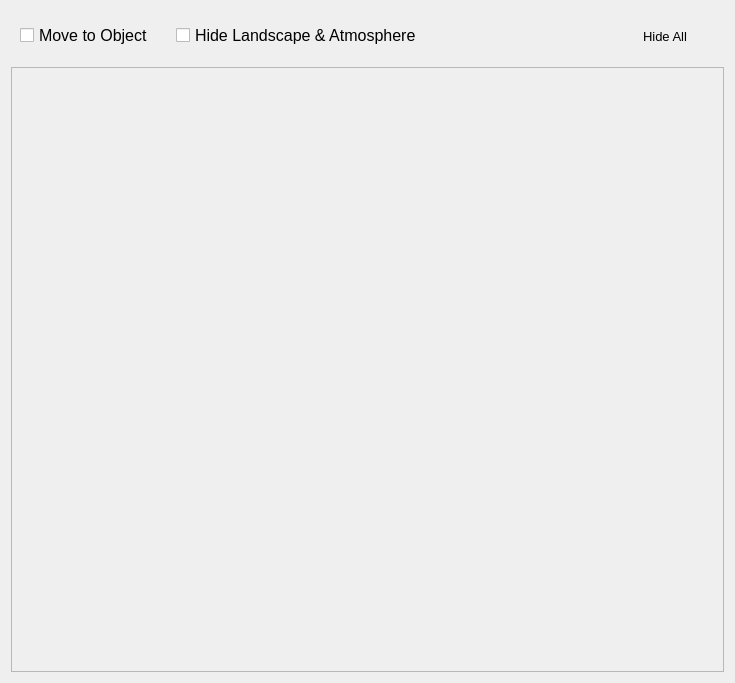
<?xml version="1.0" encoding="UTF-8"?>
<ui version="4.0">
 <class>messierWindow</class>
 <widget class="QWidget" name="messierWindow">
  <property name="geometry">
   <rect>
    <x>0</x>
    <y>0</y>
    <width>735</width>
    <height>683</height>
   </rect>
  </property>
  <property name="windowTitle">
   <string>Form</string>
  </property>
  <layout class="QVBoxLayout" name="verticalLayout_2">
   <item>
    <widget class="QWidget" name="horizontalWidget" native="true">
     <property name="minimumSize">
      <size>
       <width>0</width>
       <height>50</height>
      </size>
     </property>
     <property name="maximumSize">
      <size>
       <width>16777215</width>
       <height>50</height>
      </size>
     </property>
     <layout class="QHBoxLayout" name="horizontalLayout">
      <item>
       <widget class="QCheckBox" name="chMove">
        <property name="maximumSize">
         <size>
          <width>150</width>
          <height>16777215</height>
         </size>
        </property>
        <property name="font">
         <font>
          <pointsize>12</pointsize>
         </font>
        </property>
        <property name="text">
         <string>Move to Object</string>
        </property>
       </widget>
      </item>
      <item>
       <widget class="QCheckBox" name="chHideLand">
        <property name="font">
         <font>
          <pointsize>12</pointsize>
         </font>
        </property>
        <property name="text">
         <string>Hide Landscape &amp;&amp; Atmosphere</string>
        </property>
       </widget>
      </item>
      <item>
       <widget class="QPushButton" name="btnHideAll">
        <property name="maximumSize">
         <size>
          <width>100</width>
          <height>35</height>
         </size>
        </property>
        <property name="font">
         <font>
          <pointsize>10</pointsize>
         </font>
        </property>
        <property name="styleSheet">
         <string notr="true">QPushButton { 
     border-style: inset;
     border-width: 1px;
     border-radius:5px;
	 padding: 3px;
     border-style: solid;
     border-width: 1px;
     border-radius:5px;
     border-color: palette(button);
	 padding: 3px;
     font-size: 10pt;
}

QPushButton:checked { 
     border-color: palette(dark);
    background-color: qradialgradient(cx: 0.7, cy: 1.4, fx: 0.7, fy: 1.9, radius: 1.5, stop: 0 rgb(255, 255, 0), stop: 1 transparent );
}

QPushButton:pressed { 
     border-color: palette(dark);
     background-color: qradialgradient(cx: 0.7, cy: 1.4, fx: 0.7, fy: 1.9, radius: 1.5, stop: 0 palette(dark), stop: 1 transparent );
}

</string>
        </property>
        <property name="text">
         <string>Hide All</string>
        </property>
       </widget>
      </item>
     </layout>
    </widget>
   </item>
   <item>
    <widget class="QWidget" name="messierPanel" native="true">
     <layout class="QVBoxLayout" name="verticalLayout">
      <property name="spacing">
       <number>0</number>
      </property>
      <property name="leftMargin">
       <number>0</number>
      </property>
      <property name="topMargin">
       <number>0</number>
      </property>
      <property name="rightMargin">
       <number>0</number>
      </property>
      <property name="bottomMargin">
       <number>0</number>
      </property>
      <item>
       <widget class="QScrollArea" name="scrollArea">
        <property name="widgetResizable">
         <bool>true</bool>
        </property>
        <widget class="QWidget" name="scrollAreaWidgetContents">
         <property name="geometry">
          <rect>
           <x>0</x>
           <y>0</y>
           <width>715</width>
           <height>607</height>
          </rect>
         </property>
        </widget>
       </widget>
      </item>
     </layout>
    </widget>
   </item>
  </layout>
 </widget>
 <resources/>
 <connections/>
</ui>
